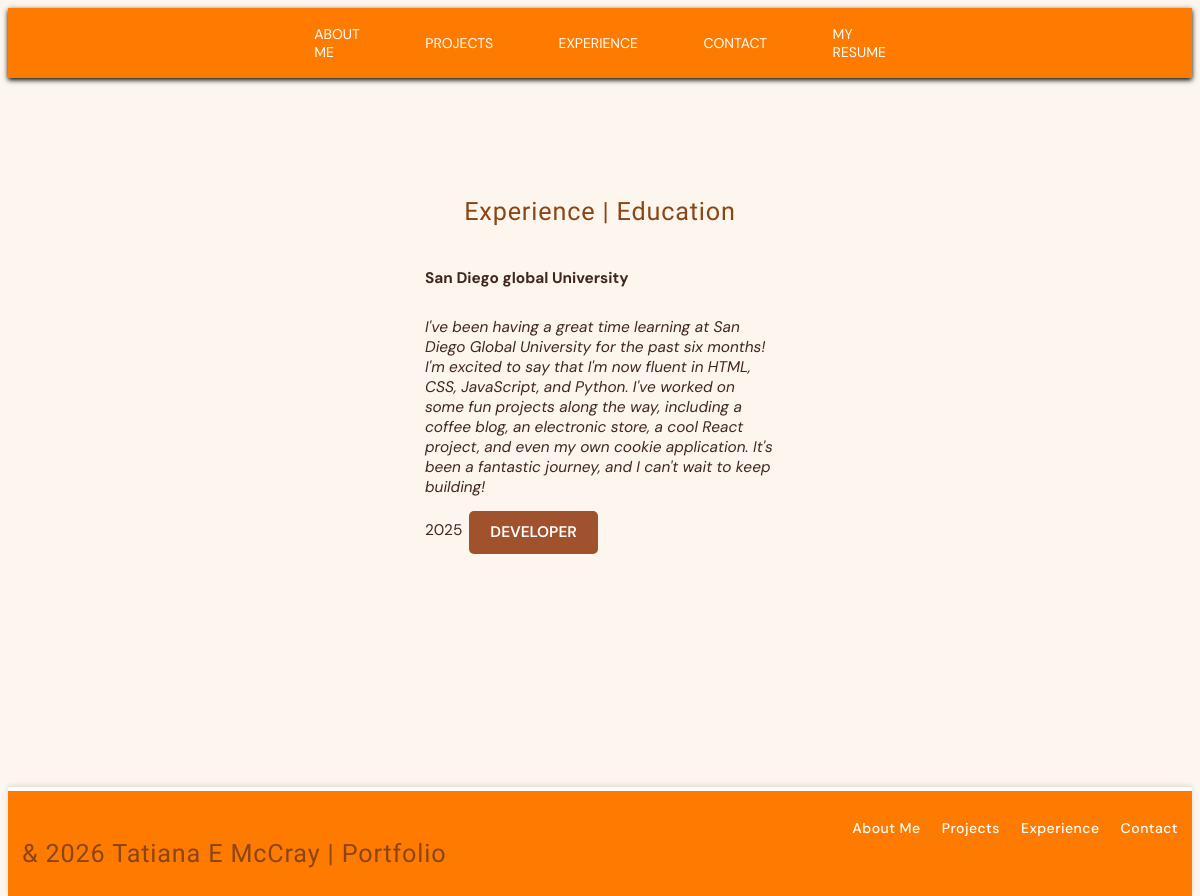
Before: /experience/ with the older database file.
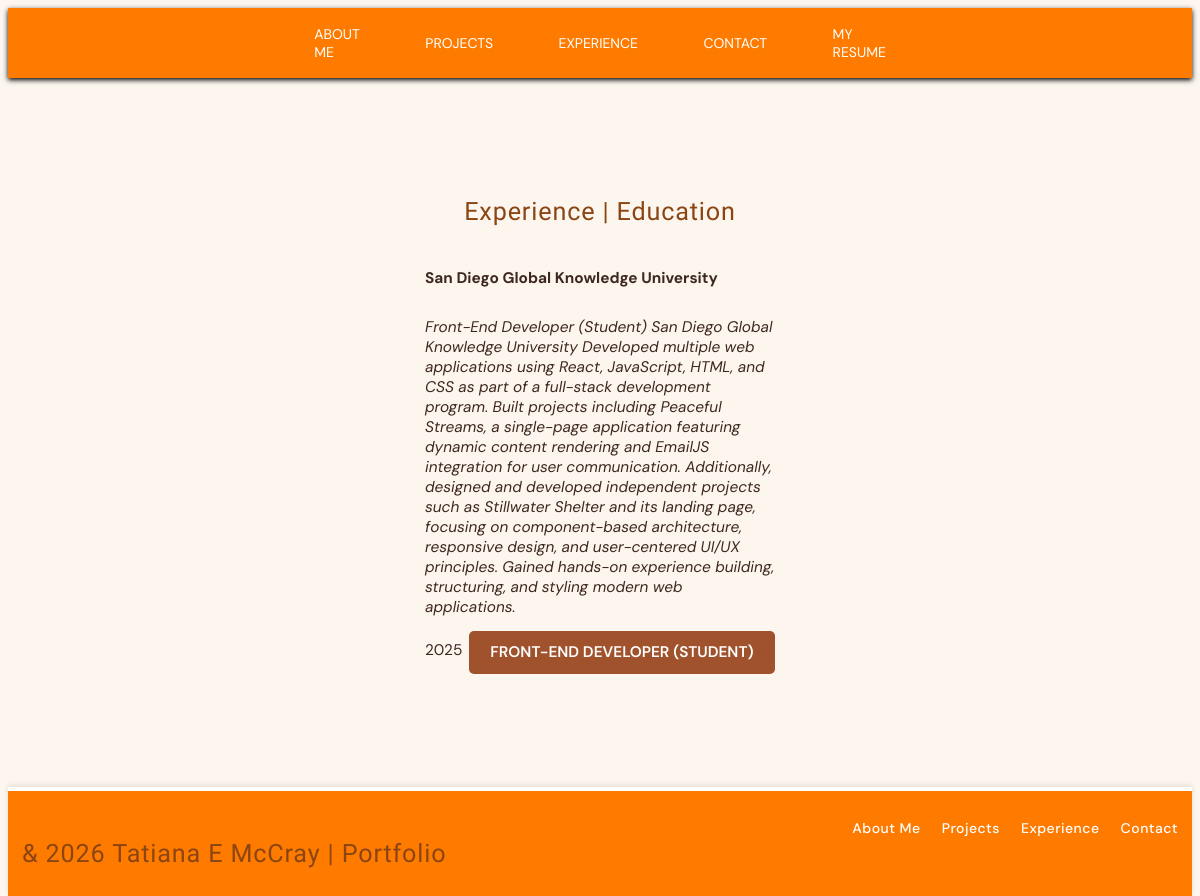
After: the same page with the newer database file.
### portfolio/models.py (models this page shows, shortened)
class Experience(models.Model):
    school = models.CharField(max_length=50)
    description = models.TextField()
    year = models.IntegerField()
    position = models.ManyToManyField("Position")

class Position(models.Model):
    title = models.CharField(max_length=100)

### portfolio/views.py (the view)
# urls.py: path('experience/', views.experience_view, name= "experience"),
def experience_view(request):
    experiences = Experience.objects.all()
    return render(request, 'portfolio/experience.html', {'experiences': experiences})

### templates/portfolio/experience.html (shortened to what this page needs)
{% extends 'base.html' %}
{% load static %}
{% block content %}
<section class="experience-section center-column">
  <h2>Experience | Education</h2>
  <div class="experience-list">
    {% for experience in experiences %}
    <div class="experience-card">
      <p>{{experience.school}}</p>
      <p>{{experience.description}}</p>
      <p>{{experience.year}}</p>
      {% for position in experience.position.all %}
      <div class="skills-container center">
        <label class="text-label">{{position.title}}</label>
        {% endfor %}
      </div>
    </div>
    {% endfor %}
  </div>
</section>
{% endblock content %}

Changed rows visible on the page:
removed Position: title "DEVELOPER"
changed Experience: school "San Diego global University" → "San Diego Global Knowledge University"; description "I've been having a great time learning at San Diego Global University for the past six months! I'm excited to say that I'm now fluent in HTML, CSS, JavaScript, and Python. I've worked on some fun projects along the way, including a coffee blog, an electronic store, a cool React project, and even my own cookie application. It's been a fantastic journey, and I can't wait to keep building!" → "Front-End Developer (Student) San Diego Global Knowledge University Developed multiple web applications using React, JavaScript, HTML, and CSS as part of a full-stack development program. Built projects including Peaceful Streams, a single-page application featuring dynamic content rendering and EmailJS integration for user communication. Additionally, designed and developed independent projects such as Stillwater Shelter and its landing page, focusing on component-based architecture, responsive design, and user-centered UI/UX principles. Gained hands-on experience building, structuring, and styling modern web applications."
added Position: title "FRONT-END DEVELOPER (STUDENT)"
